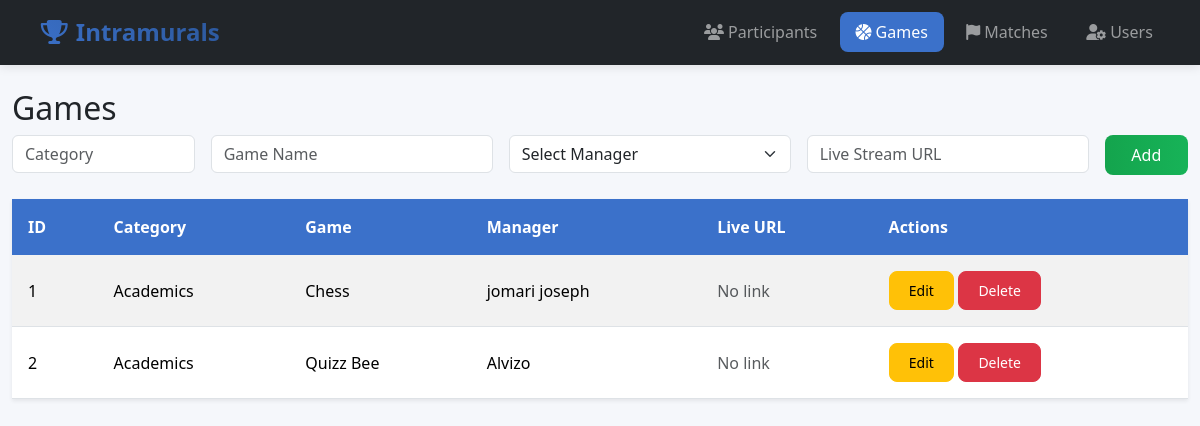
The page /games/ on the database as committed earlier.
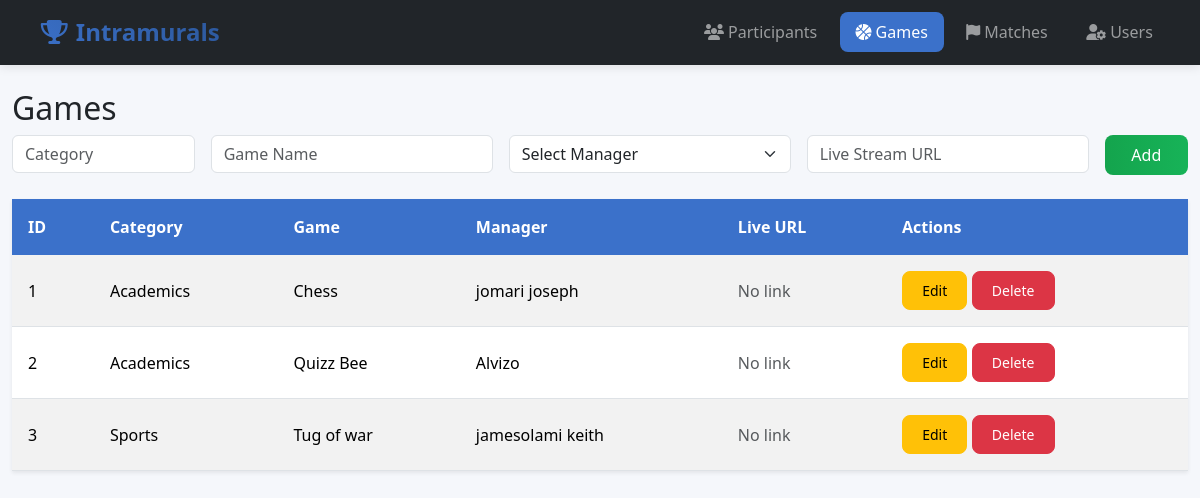
The same page on the database as committed later.
### models.py (models this page shows)
class Game(db.Model):
    __tablename__ = "games"
    id = db.Column(db.Integer, primary_key=True)
    category = db.Column(db.String(50), nullable=False)
    game_name = db.Column(db.String(100), nullable=False)
    game_manager = db.Column(db.String(100), nullable=False)
    live_url = db.Column(db.String(255), nullable=True)

### routes/games.py (the view)
@games_bp.route("/")
def list_games():
    games = Game.query.all()
    managers = User.query.filter_by(role="game_manager").all()  # ✅ only managers
    return render_template("games.html", games=games, managers=managers)

### templates/games.html (shortened to what this page needs)
{% extends "base.html" %} {% block content %}
<h2>Games</h2>
<form class="row g-3 mb-4" method="post" action="{{ url_for('games.add') }}">
	<div class="col-md-2">
		<input type="text" class="form-control" name="category" placeholder="Category" required />
	</div>
	<div class="col-md-3">
		<input type="text" class="form-control" name="game_name" placeholder="Game Name" required />
	</div>
	<div class="col-md-3">
		<select class="form-select" name="game_manager" required>
			<option value="">Select Manager</option>
		</select>
	</div>
	<div class="col-md-3">
		<input type="url" class="form-control" name="live_url" placeholder="Live Stream URL" />
	</div>
	<div class="col-md-1">
		<button type="submit" class="btn btn-success w-100">Add</button>
	</div>
</form>
<table class="table table-striped table-hover shadow-sm">
	<thead class="table-primary">
		<tr>
			<th>ID</th>
			<th>Category</th>
			<th>Game</th>
			<th>Manager</th>
			<th>Live URL</th>
			<th>Actions</th>
		</tr>
	</thead>
	<tbody>
		{% for g in games %}
		<tr>
			<td>{{ g.id }}</td>
			<td>{{ g.category }}</td>
			<td>{{ g.game_name }}</td>
			<td>{{ g.game_manager }}</td>
			<td>
				{% if g.live_url %}
				<a href="{{ g.live_url }}" target="_blank" class="btn btn-link">Watch</a>
				{% else %}
				<span class="text-muted">No link</span>
				{% endif %}
			</td>
			<td>
				<button type="button" class="btn btn-warning btn-sm" data-bs-toggle="modal" data-bs-target="#editModal{{ g.id }}">Edit</button>
				<a href="{{ url_for('games.delete', id=g.id) }}" class="btn btn-danger btn-sm">Delete</a>
			</td>
		</tr>
		 {% endfor %}
	</tbody>
</table>
{% endblock %}

### templates/base.html (shortened to what this page needs)
<!DOCTYPE html>
<html lang="en">
<head>
  <link href="https://cdn.jsdelivr.net/npm/bootstrap@5.3.2/dist/css/bootstrap.min.css" rel="stylesheet">
  <link rel="stylesheet" href="https://cdnjs.cloudflare.com/ajax/libs/font-awesome/6.4.0/css/all.min.css">
</head>
<body>
  <nav class="navbar navbar-expand-lg navbar-dark bg-dark">
    <div class="container">
      <a class="navbar-brand fw-bold" href="{{ url_for('index') }}">
        <i class="fas fa-trophy me-2"></i>Intramurals
      </a>
      <div class="collapse navbar-collapse" id="navbarNav">
        <ul class="navbar-nav ms-auto">
          <li class="nav-item">
            <a class="nav-link {% if request.endpoint == 'participants.list_participants' %}active{% endif %}" href="{{ url_for('participants.list_participants') }}">
              <i class="fas fa-users me-1"></i>Participants
            </a>
          </li>
          <li class="nav-item">
            <a class="nav-link {% if request.endpoint == 'games.list_games' %}active{% endif %}" href="{{ url_for('games.list_games') }}">
              <i class="fas fa-basketball-ball me-1"></i>Games
            </a>
          </li>
          <li class="nav-item">
            <a class="nav-link {% if request.endpoint == 'matches.list_matches' %}active{% endif %}" href="{{ url_for('matches.list_matches') }}">
              <i class="fas fa-flag me-1"></i>Matches
            </a>
          </li>
          <li class="nav-item">
            <a class="nav-link {% if request.endpoint == 'users.list_users' %}active{% endif %}" href="{{ url_for('users.list_users') }}">
              <i class="fas fa-user-cog me-1"></i>Users
            </a>
          </li>
        </ul>
      </div>
    </div>
  </nav>
  <main class="container my-4">
    {% block content %}{% endblock %}
  </main>
</body>
</html>

### templates/base.html (style rules this page uses)
:root { --primary-color: #3b71ca; --secondary-color: #f8f9fa; --accent-color: #dc3545; --dark-color: #212529; --light-color: #f8f9fa; --success-color: #14a44d; --border-radius: 8px; }
body { background-color: #f5f7fb; font-family: 'Segoe UI', Tahoma, Geneva, Verdana, sans-serif; }
.navbar { box-shadow: 0 2px 10px rgba(0,0,0,0.1); padding: 0.6rem 1rem; }
.navbar-brand { font-weight: 700; font-size: 1.5rem; background: linear-gradient(45deg, var(--primary-color), #2b5699); -webkit-background-clip: text; -webkit-text-fill-color: transparent; padding: 0.3rem 0.8rem; border-radius: var(--border-radius); }
.nav-link { font-weight: 500; padding: 0.5rem 1rem !important; margin: 0 0.2rem; border-radius: var(--border-radius); transition: all 0.3s ease; }
.nav-link.active { background-color: var(--primary-color); color: white !important; }
.container { max-width: 1200px; }
.btn { border-radius: var(--border-radius); padding: 0.5rem 1.2rem; font-weight: 500; transition: all 0.3s ease; }
.btn-success { background: linear-gradient(to right, var(--success-color), #17b358); border: none; }
.table th { background-color: var(--primary-color); color: white; border: none; padding: 1rem; }
.table td { padding: 1rem; vertical-align: middle; }

Rows that differ between the two databases and show on the page:
added Game: id "3", category "Sports", game_name "Tug of war", game_manager "jamesolami keith", live_url "No link"
